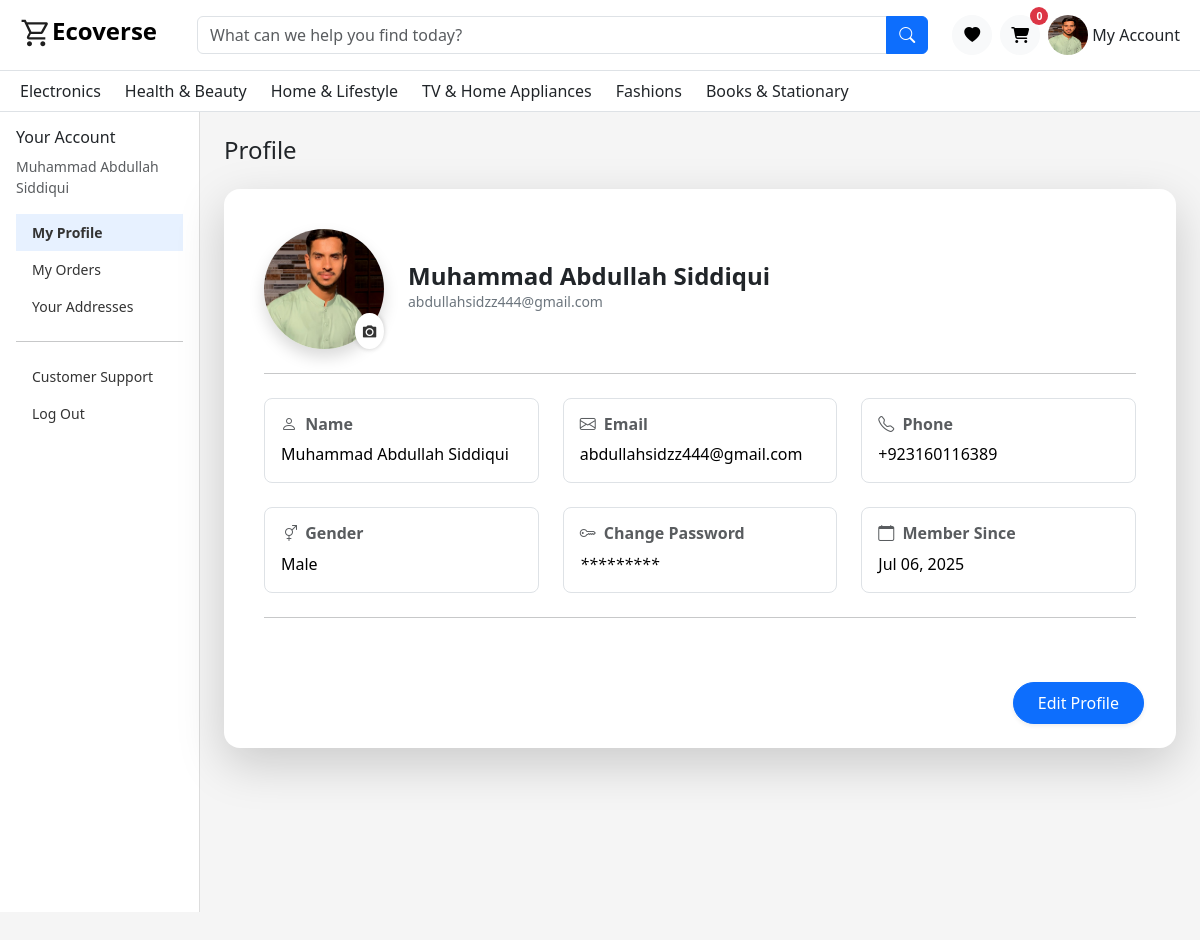
Page /Client/homeprofile.php (signed in) on the earlier database version.
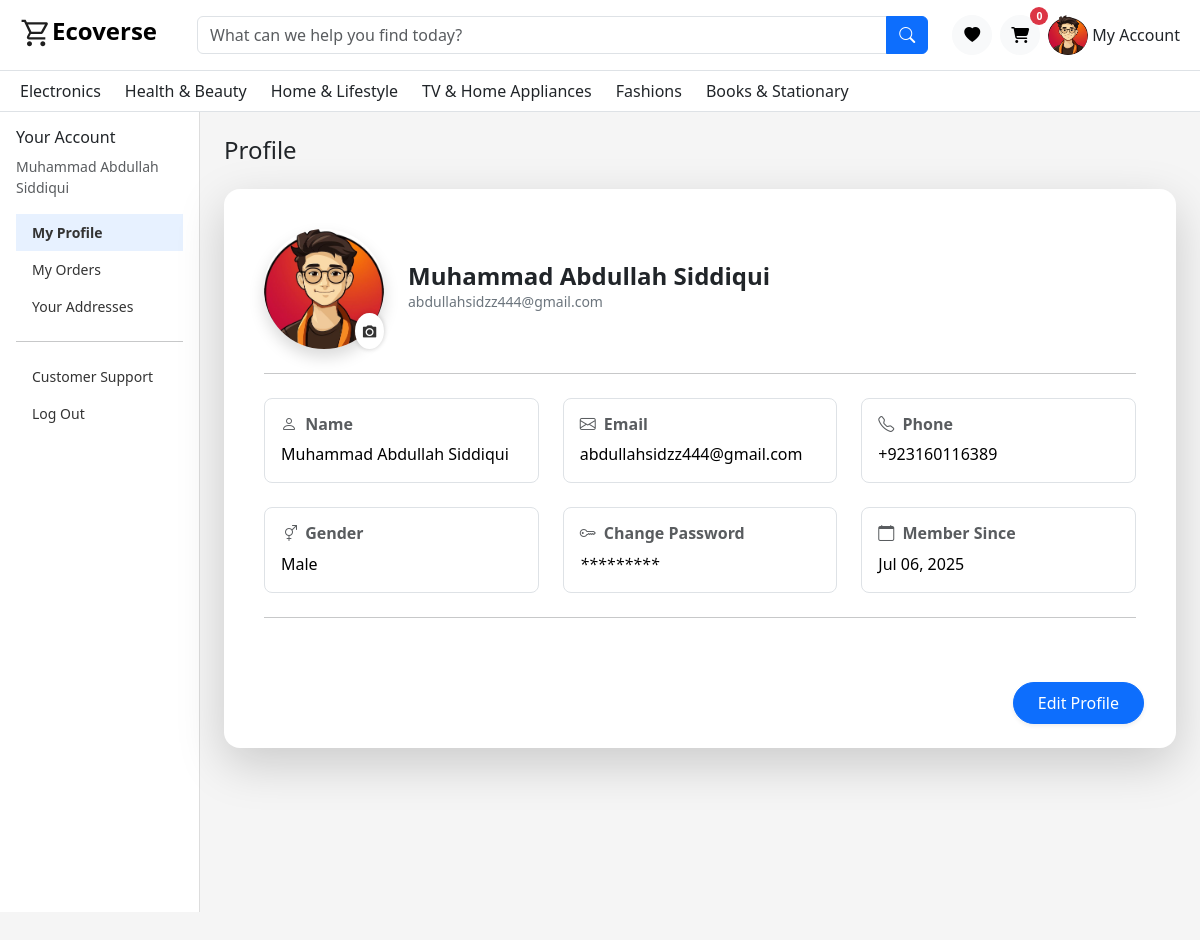
Same page on the later database version.
### tables this page shows
CREATE TABLE `users` (
  `id` int(11) NOT NULL,
  `name` varchar(100) NOT NULL,
  `email` varchar(100) NOT NULL,
  `password` varchar(255) NOT NULL,
  `phone` varchar(20) DEFAULT NULL,
  `role` enum('user','admin') DEFAULT 'user',
  `status` enum('active','inactive') DEFAULT 'active',
  `created_at` datetime DEFAULT current_timestamp(),
  `updated_at` datetime DEFAULT current_timestamp() ON UPDATE current_timestamp(),
  `user_profile` varchar(255) NOT NULL DEFAULT '',
  `gender` enum('male','female') DEFAULT 'male',
  `email_token` varchar(255) DEFAULT NULL,
  `token_expiry` datetime DEFAULT NULL
);

### Client/homeprofile.php (the view, shortened to what the changed rows need)
<?php
include './includes/Navbar.php';
include("../Server/Admin-Panel/config/db.php");
$user_id = $_SESSION['user_id'];
?>
<link href="https://cdn.jsdelivr.net/npm/bootstrap@5.3.3/dist/css/bootstrap.min.css" rel="stylesheet" />
<link href="https://cdnjs.cloudflare.com/ajax/libs/font-awesome/6.5.0/css/all.min.css" rel="stylesheet" />
<div class="container-fluid">
  <div class="row">
    <?php
    $sql = "SELECT * FROM users WHERE id = $user_id";
    $result = $conn->query($sql);
    if ($row = $result->fetch_assoc()) {
    ?>
      <div id="sidebar_mob"  class="col-12 col-md-3 col-lg-2 sidebar p-0">
        <div  class="p-3">
          <h6>Your Account</h6>
          <small class="text-muted d-block mb-3"><?= htmlspecialchars($row['name']) ?></small>
          <a href="./homeprofile.php" id="Home" class="active">My Profile</a>
          <a href="./Profile.php" id='myorders'>My Orders</a>
          <a href="#">Your Addresses</a>
          <hr />
          <a href="./customer_support.php">Customer Support</a>
          <a href="./logout.php">Log Out</a>
        </div>
      </div>
    <?php
    }
    ?>
    <div class="col-md-9 col-lg-10 p-4">
      <div class="card shadow-lg border-0 rounded-4 mt-4 p-4 bg-white">
        <?php
        $sql = "SELECT users.name, users.gender , users.password as pass , users.id AS user_id, users.role, users.status, users.email, users.created_at,
        users.phone, addresses.city, addresses.country, addresses.address_line1 AS address, users.user_profile as user_profile
        FROM users
        LEFT JOIN addresses ON users.id = addresses.user_id
        WHERE users.id = $user_id";
        $result = $conn->query($sql);
        if ($row = $result->fetch_assoc()) {
        ?>
          <div class="card-body">
            <div class="d-flex flex-column flex-sm-row align-items-center text-center text-sm-start gap-4 mb-4">
              <div>
                <form method="POST" enctype="multipart/form-data" id="profileForm">
                  <div class="profile-picture-wrapper" style="position: relative; width: 120px; height: 120px;">
                    <img
                      src="<?= empty($row['user_profile']) ? './Assets/Images/user.png' : '../Server/uploads/' . $row['user_profile'] ?>"
                      alt="User Avatar"
                      class="rounded-circle img-fluid shadow"
                      style="width: 120px; height: 120px; object-fit: cover;"
                      id="profile-preview">
                    <label for="profile-image-home" class="camera-icon  btn"
                      style="position: absolute; bottom: 0; right: 0; background: #fff; border-radius: 50%; cursor: pointer; padding: 5px;">
                      <i class="ri-camera-fill"></i>
                    </label>
                  </div>
                </form>
              </div>
              <div>
                <h4 class="fw-bold mb-0"><?= htmlspecialchars($row['name']) ?></h4>
                <p class="text-secondary small mb-1"><?= htmlspecialchars($row['email']) ?></p>
              </div>
            </div>
            <hr class="my-4">
            <div class="row g-4  " id='user_information'>
              <div class="col-12 col-md-4">
                <div class="p-3 border rounded-3 h-100">
                  <h6 class="text-muted fw-semibold mb-2">
                    <i class="bi bi-person me-1"></i> Name
                  </h6>
                  <p class="mb-0 <?= empty($row['name']) ? 'text-muted fst-italic' : 'text-black' ?>">
                    <?= empty($row['name']) ? 'No name provided' : htmlspecialchars($row['name']) ?>
                  </p>
                </div>
              </div>
              <div class="col-12 col-md-4">
                <div class="p-3 border rounded-3 h-100">
                  <h6 class="text-muted fw-semibold mb-2">
                    <i class="bi bi-envelope me-1"></i> Email
                  </h6>
                  <p class="mb-0 <?= empty($row['email']) ? 'text-muted fst-italic' : 'text-black' ?>">
                    <?= empty($row['email']) ? 'No email provided' : htmlspecialchars($row['email']) ?>
                  </p>
                </div>
              </div>
              <div class="col-12 col-md-4">
                <div class="p-3 border rounded-3 h-100">
                  <h6 class="text-muted fw-semibold mb-2">
                    <i class="bi bi-telephone me-1"></i> Phone
                  </h6>
                  <p class="mb-0 <?= empty($row['phone']) ? 'text-muted fst-italic' : 'text-black' ?>">
                    <?= empty($row['phone']) ? 'No phone number provided' : htmlspecialchars($row['phone']) ?>
                  </p>
                </div>
              </div>
              <div class="col-12 col-md-4">
                <div class="p-3 border rounded-3 h-100">
                  <h6 class="text-muted fw-semibold mb-2">
                    <i class="bi bi-gender-ambiguous me-1"></i> Gender
                  </h6>
                  <p class="mb-0 <?= empty($row['gender']) ? 'text-muted fst-italic' : 'text-black' ?>">
                    <?= empty($row['gender']) ? 'Not specified' : htmlspecialchars(ucfirst($row['gender'])) ?>
                  </p>
                </div>
              </div>
              <div id="change_password" class="col-12 col-md-4 cursor-pointer">
                <div class="p-3 border rounded-3 h-100">
                  <h6 class="text-muted fw-semibold mb-2">
                    <i class="bi bi-key me-1"></i> Change Password
                  </h6>
                  <p class="mb-0 text-black fst-italic">
                    *********
                  </p>
                </div>
              </div>
              <div class="col-12 col-md-4">
                <div class="p-3 border rounded-3 h-100">
                  <h6 class="text-muted fw-semibold mb-2">
                    <i class="bi bi-calendar me-1"></i> Member Since
                  </h6>
                  <p class="mb-0 text-black">
                    <?= htmlspecialchars(date('M d, Y', strtotime($row['created_at']))) ?>
                  </p>
                </div>
              </div>
            </div>
            <hr class="my-4">
          </div>
          <div class="text-center text-md-end mt-4">
            <a id="editbtn" class="btn btn-primary px-4 py-2 rounded-pill shadow-sm me-2">Edit Profile</a>
          </div>
      </div>
    <?php
        } else {
          echo '<div class="card-body text-center text-muted">User data not found.</div>';
        }
    ?>
    </div>
  </div>
</div>

### Client/includes/Navbar.php (shortened to what the changed rows need)
<?php
 include("../Server/Admin-Panel/config/db.php");
 if (isset($_SESSION['user_id'])) {
   $user_id = $_SESSION['user_id'];
   $sql = "SELECT * FROM users WHERE id = $user_id ";
   $result = $conn->query($sql);
   if ($row = $result->fetch_assoc()) {
     $profile = $row['user_profile'];
   }
 }
 ?>
<nav class="navbar navbar-expand-lg bg-white border-bottom py-2  navbar_desktop  ">
  <div class="container-fluid mx-2">
    <div class="d-flex align-items-center gap-2">
      <div class="dropdown">
        <a class="nav-link d-flex align-items-center" href="#" data-bs-toggle="dropdown">
          <img src="<?= empty($profile) ? './Assets/Images/user.png' : '../Server/uploads/' . $profile ?>" width="40" height="40" class="rounded-circle me-1">
          My Account
        </a>
      </div>
    </div>
  </div>
</nav>

Differences in the rows shown:
changed users "Muhammad Abdullah Siddiqui": user_profile: a different picture
